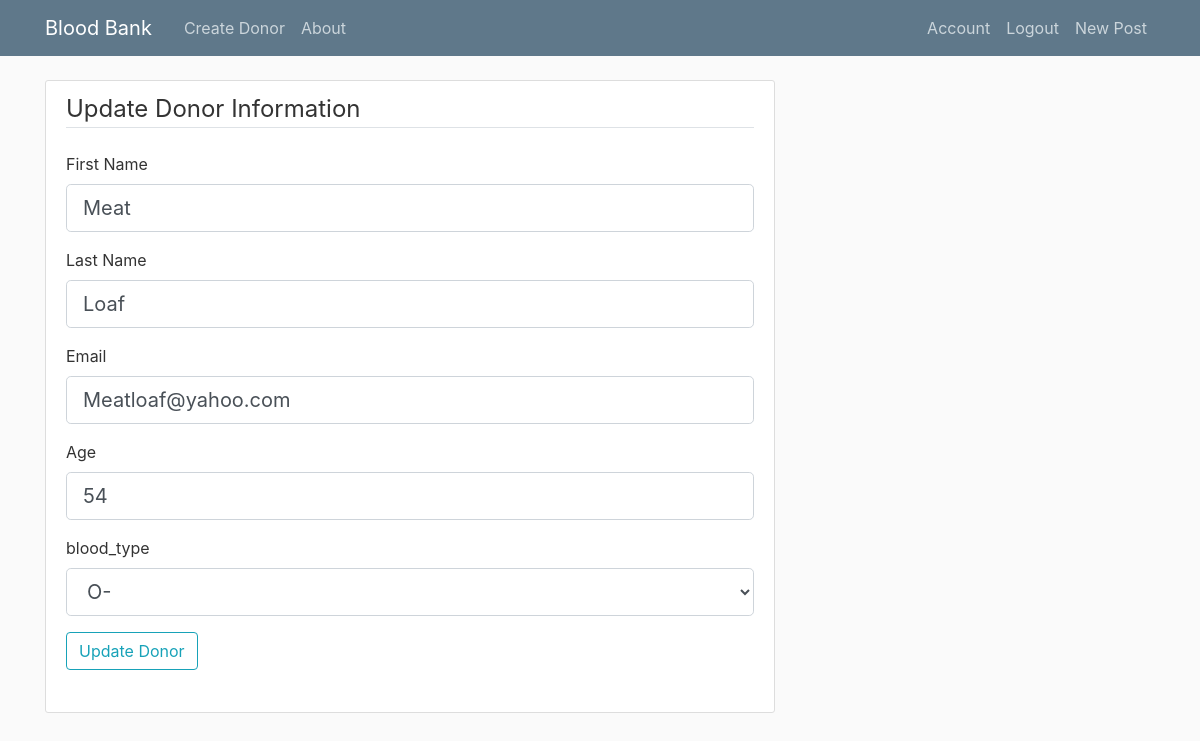
Page /UpdateDonor/1 (signed in) on the committed database.
### bloodapp/models.py (models this page shows, shortened)
class Donor(db.Model):
    id = db.Column(db.Integer, primary_key=True)
    blood_type = db.Column(db.String(10), nullable=False)
    last_blood_donation_date = db.Column(db.DateTime)
    last_plasma_donation_date = db.Column(db.DateTime)
    email = db.Column(db.String(30))
    first_name = db.Column(db.String(20), nullable=False)
    last_name = db.Column(db.String(20), nullable=False)
    age = db.Column(db.Integer, nullable=False)
    eligible_for_blood_donation = db.Column(db.DateTime)
    eligible_for_plasma_donation = db.Column(db.DateTime)

### bloodapp/routes.py (the view)
@app.route('/UpdateDonor/<int:donor_id>', methods=["GET", "POST"])
@login_required
def UpdateDonor(donor_id):
    donor = Donor.query.get_or_404(donor_id)
    form = UpdateDonorForm()
    if form.validate_on_submit():
        donor.first_name=form.first_name.data.lower()
        donor.last_name=form.last_name.data.lower()
        donor.email=form.email.data.lower()
        donor.age=form.age.data
        donor.blood_type=form.blood_type.data
        db.session.commit()
        flash(f'Donor Updated', category='Success')
    elif request.method == 'GET':
        form.first_name.data=donor.first_name.capitalize()
        form.last_name.data=donor.last_name.capitalize()
        form.email.data=donor.email.capitalize()
        form.age.data=donor.age
        form.blood_type.data=donor.blood_type
    return render_template('update_donor.html', title="Update Donor", form=form)

### bloodapp/forms.py (shortened to what this page needs)
class UpdateDonorForm(FlaskForm):
    bloods = ['O-',	'O+', 'A-', 'A+', 'B-', 'B+', 'AB-', 'AB+']
    blood_type = SelectField('blood_type', choices=bloods, validators=[InputRequired()])
    first_name = StringField('First Name',
                           validators=[InputRequired(), Length(min=2, max=20)])
    last_name = StringField('Last Name',
                           validators=[InputRequired(), Length(min=2, max=20)])
    age = IntegerField('Age', validators=[InputRequired()])
    email = StringField('Email', validators=[InputRequired(Email(check_deliverability=True))])
    submit = SubmitField(f'Update Donor')

### bloodapp/models.py (called while the page is built)
@loginManager.user_loader
def load_user(staff_id):
    return Staff.query.get(int(staff_id))

### bloodapp/templates/update_donor.html (shortened to what this page needs)
{% extends "layout.html" %}
{% block content %}
<div class="content-section">
    <form method="POST" action="">
        <fieldset class="form-group">
            <legend class="border-bottom mb-4">
                Update Donor Information
            </legend>
            <div class="form-group">
                {{form.first_name.label(class="form-control-label")}}
                {% if form.first_name.errors %}
                    {{form.first_name(class="form-control form-control-lg is-invalid")}}
                    <div class="invalid-feedback">
                        {% for error in form.first_name.errors %}
                            <span>{{ error }}</span>
                        {% endfor %}
                    </div>
                {% else %}
                {{form.first_name(class="form-control form-control-lg")}}
                {% endif %}
            </div>
            <div class="form-group">
                {{form.last_name.label(class="form-control-label")}}
                {% if form.last_name.errors %}
                    {{form.last_name(class="form-control form-control-lg is-invalid")}}
                    <div class="invalid-feedback">
                        {% for error in form.last_name.errors %}
                            <span>{{ error }}</span>
                        {% endfor %}
                    </div>
                {% else %}
                {{form.last_name(class="form-control form-control-lg")}}
                {% endif %}
            </div>
            <div class="form-group">
                {{form.email.label(class="form-control-label")}}
                {% if form.email.errors %}
                    {{form.email(class="form-control form-control-lg is-invalid")}}
                    <div class="invalid-feedback">
                        {% for error in form.email.errors %}
                            <span>{{ error }}</span>
                        {% endfor %}
                    </div>
                {% else %}
                {{form.email(class="form-control form-control-lg")}}
                {% endif %}
            </div>
            <div class="form-group">
                {{form.age.label(class="form-control-label")}}
                {% if form.age.errors %}
                    {{form.age(class="form-control form-control-lg is-invalid")}}
                    <div class="invalid-feedback">
                        {% for error in form.age.errors %}
                            <span>{{ error }}</span>
                        {% endfor %}
                    </div>
                {% else %}
                {{form.age(class="form-control form-control-lg")}}
                {% endif %}
            </div>
            <div class="form-group">
                {{form.blood_type.label(class="form-control-label")}}
                {% if form.blood_type.errors %}
                    {{form.blood_type(class="is-invalid")}}
                    <div class="invalid-feedback">
                        {% for error in form.blood_type.errors %}
                            <span>{{ error }}</span>
                        {% endfor %}
                    </div>
                {% else %}
                {{form.blood_type(class="form-control form-control-lg")}}
                {% endif %}
            </div>
            <div class="form-group">
                {{ form.submit(class="btn btn-outline-info")}}
            </div>
        </fieldset>
    </form>
</div>
{% endblock content %}

### bloodapp/static/main.css (style rules this page uses)
body { background: #fafafa; color: #333333; margin-top: 5rem; }
.content-section { background: #ffffff; padding: 10px 20px; border: 1px solid #dddddd; border-radius: 3px; margin-bottom: 20px; }

### rows in the picture
Donor: first_name "Meat", last_name "Loaf", email "Meatloaf@yahoo.com", age "54", blood_type "O-"
